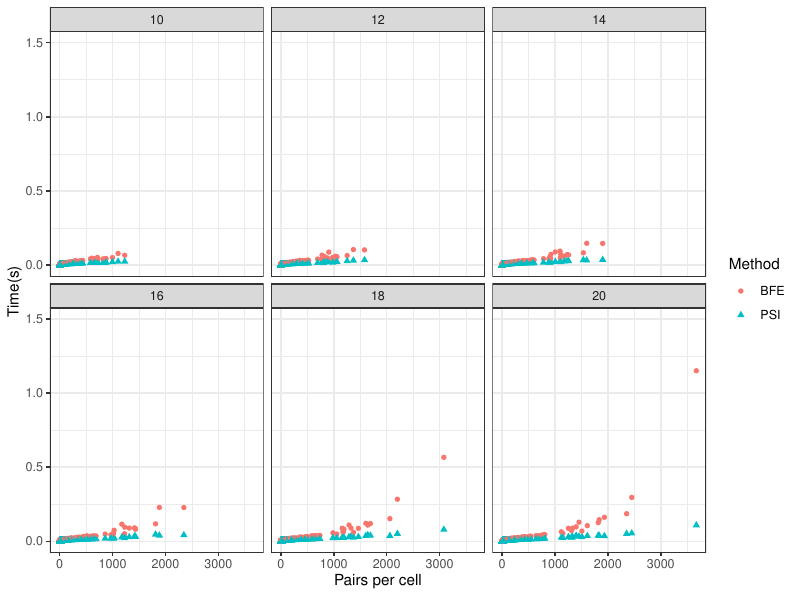

The R source for this figure:
library(tidyverse)
library(latex2exp)

# fields <- c("ts","start","host", "tag", "z", "appId","partitions","dataset","epsilon","mu","delta","method","stage","time")  
# data0 <- enframe(read_lines( "pairs_performance.txt" ), value = "line") |>
#   filter(str_detect(line, 'TIME')) |>
#   separate(col = line, into = fields, sep = "\\|") |>
#   mutate(stage = str_trim(stage), epsilon = as.numeric(epsilon), time = as.numeric(time)) |>
#   filter(stage == "Total") |>
#   filter(epsilon <= 20) |>
#   select(dataset, method, epsilon, time) |> 
#   group_by(dataset, method, epsilon) |> summarise(time = mean(time)) 
# 
# pairs <- enframe(read_lines( "pairs_performance.txt" ), value = "line") |>
#   filter(str_detect(line, 'INFO')) |>
#   filter(str_detect(line, 'BFE')) |>
#   filter(str_detect(line, 'Pairs')) |>
#   separate(col = line, into = fields, sep = "\\|") |>
#   mutate(stage = str_trim(stage), epsilon = as.numeric(epsilon), pairs = as.numeric(time)) |>
#   filter(epsilon <= 20) |>
#   select(dataset, epsilon, pairs) |> 
#   group_by(dataset, epsilon) |> summarise(pairs = max(pairs)) 
#
# data <- data0 |> inner_join(pairs, by = c("dataset", "epsilon"))

data <- read_tsv("pairs_performance.tsv")

p = ggplot(data, aes(x = pairs, y = time, shape = method, color = method)) +
  geom_point() +
  labs(x=TeX("Pairs per partition"), y="Time(s)") +
  scale_color_discrete("Method") +
  scale_shape_discrete("Method") +
  facet_wrap(~ epsilon) +
  theme_bw() 
plot(p)  

W = 8
H = 6
ggsave(paste0("pairs_performance.pdf"), width = W, height = H)
